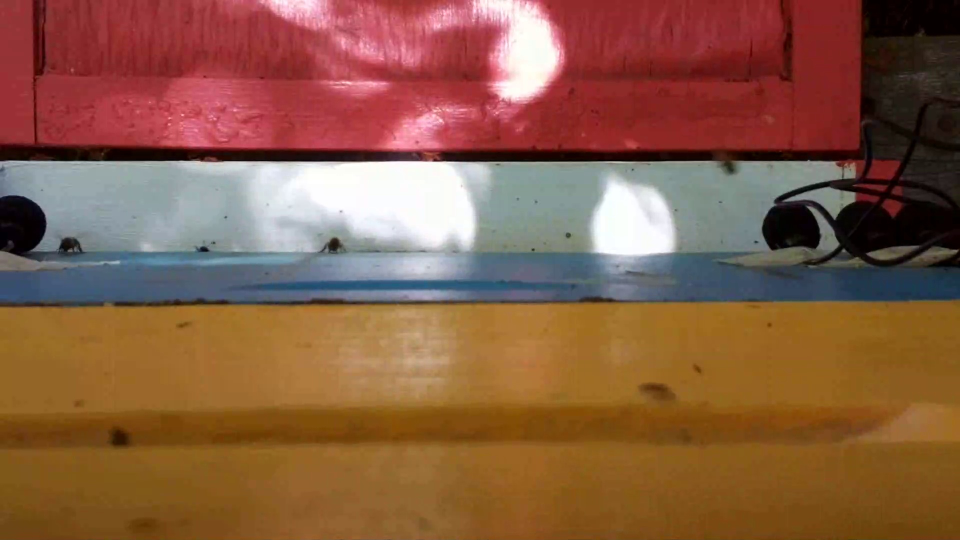
#> input picture Test_frames_5/test_frame_11.jpg, 1920 x 1080 px, given in place of the camera (shown at 1/2 size)
$ python Live_Camera_Recording.py
#> lines starting #> are read from the running program, lines starting #| are printed output that depends on the picture
from __future__ import division
from imutils.video import VideoStream
import argparse
import datetime
import imutils
import time
import cv2
import numpy as np
import math
from random import randint

# define a function that takes input from the mouse to generate a masked area
def click_and_crop(event, x, y, flags, param):
    # grab references to the global variables
    global refPt, cropping

    # if the left mouse button was clicked, record the starting
    # (x, y) coordinates and indicate that cropping is being
    # performed
    if event == cv2.EVENT_LBUTTONDOWN:
        refPt = [(x, y)]
        cropping = True

    # check to see if the left mouse button was released
    elif event == cv2.EVENT_LBUTTONUP:
        # record the ending (x, y) coordinates and indicate that
        # the cropping operation is finished
        refPt.append((x, y))
        cropping = False

        # draw a rectangle around the region of interest
        cv2.rectangle(ref, refPt[0], refPt[1], (0, 255, 0), 2)


vs = cv2.VideoCapture(0)
vid_cod = cv2.VideoWriter_fourcc(*'mp4v')
output = cv2.VideoWriter("cam_video.mp4", vid_cod, 20.0, (640, 480))

# initialize the reference frame in the video stream
global firstFrame
firstFrame = None

ret, frame = vs.read()
#> frame is the input picture: shape (1080, 1920, 3); mean B, G, R 68.2, 92.2, 135.9
blur_kernel = 25  # in pixels
frame = imutils.resize(frame, width=500)
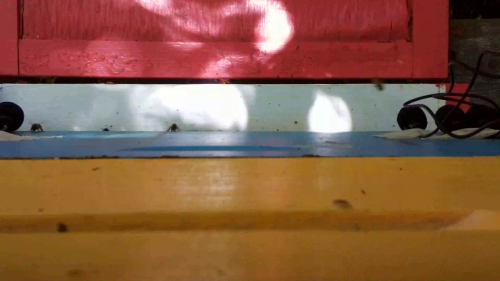
#> frame: shape (281, 500, 3); mean B, G, R 68.2, 92.2, 135.9
gray = cv2.cvtColor(frame, cv2.COLOR_BGR2GRAY)
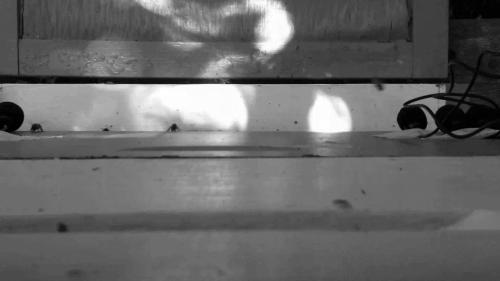
#> gray: shape (281, 500); min 0, max 255, mean 102.5
gray = cv2.GaussianBlur(gray, (blur_kernel, blur_kernel), 0)
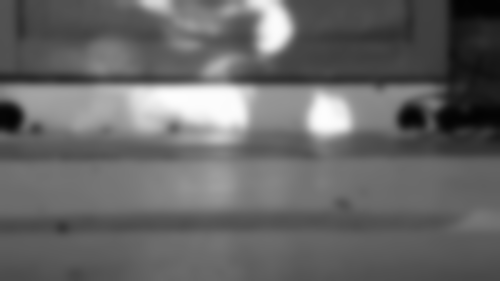
#> gray: shape (281, 500); min 3, max 253, mean 102.5

# if the first frame is None, initialize it
if firstFrame is None:
    ref = gray
    firstFrame = gray
    cv2.imshow("Reference", frame) #Uncomment if you need to redefine a reference image.
    cv2.imwrite("Reference.jpg", frame)
    ref = cv2.imread("Reference.jpg")
    clone = ref.copy()
    cv2.namedWindow("Reference")
    #set a callback to actually input the mask dimensions
    cv2.setMouseCallback("Reference", click_and_crop)

    # keep looping until the 'q' key is pressed
    while True:
        # display the image and wait for a keypress
        cv2.imshow("Reference", ref)
        key = cv2.waitKey(1) & 0xFF
#> (key x is pressed here)

        # if the 'r' key is pressed, reset the cropping region
        if key == ord("r"):
            ref = clone.copy()

        # if the 'c' key is pressed, break from the loop
        elif key == ord("c"):
            # print(refPt)
            global reference_points
            reference_points = refPt
            firstFrame = firstFrame[refPt[0][1]:refPt[1][1], refPt[0][0]:refPt[1][0]]
            break

        # if there are two reference points, then crop the region of interest
        # from the image and display it
    if len(refPt) == 2:
        roi = clone[refPt[0][1]:refPt[1][1], refPt[0][0]:refPt[1][0]]
        cv2.imshow("ROI", roi)
        cv2.waitKey(0)
        cv2.destroyAllWindows()


adaptiveFrame = firstFrame
originalFrame = firstFrame.copy()

#initialize global components
bee = {}
global_counter = 0
colors = {}
status = {}
flow = 0
frame_num = 0
counting = 0
to_pop = {}

z = 0

#set the number of bee detected initially to zero
number_in_image = 0

#initialize a local dictionary that will contain the coordinates of the bees detected on the specific frame
bee_coord = {}


while (True):
    # Capture each frame of webcam video
    ret, frame = vs.read()
    cv2.imshow("My cam video", frame)
    output.write(frame)

    # resize the frame, convert it to grayscale, and blur it
    # the size of the blurring kernel is a parameter that affects the results
    blur_kernel = 25  # in pixels
    frame = imutils.resize(frame, width=500)
    frame = frame[refPt[0][1]:refPt[1][1], refPt[0][0]:refPt[1][0]]
    gray = cv2.cvtColor(frame, cv2.COLOR_BGR2GRAY)
    gray = cv2.GaussianBlur(gray, (blur_kernel, blur_kernel), 0)

    # compute the absolute difference between the current frame and
    # first frame
    frameDelta = cv2.absdiff(originalFrame, gray)
    thresh = cv2.threshold(frameDelta, 25, 255, cv2.THRESH_BINARY)[1]  # initially 40 #then 25

    frameDelta2 = cv2.absdiff(adaptiveFrame, gray)
    thresh2 = cv2.threshold(frameDelta2, 25, 255, cv2.THRESH_BINARY)[1]

    # dilate the thresholded image to fill in holes, then find contours
    # on thresholded image
    thresh_og = cv2.dilate(thresh, None, iterations=2)
    thresh = cv2.dilate(thresh2, None, iterations=2)
    cnts = cv2.findContours(thresh.copy(), cv2.RETR_EXTERNAL,
                            cv2.CHAIN_APPROX_SIMPLE)
    cnts = imutils.grab_contours(cnts)


    #update adaptiveFrame
    height = adaptiveFrame.shape[0]
    width = adaptiveFrame.shape[1]

    learning_rate = 0.05

    if z % 5 == 0:
        print("Updating the reference")
        for i in range(height-1):
            for j in range(width-1):
                #Change the value of the pixel based on a the simple adapative background
                adaptiveFrame[i,j] = adaptiveFrame[i,j]*(1-learning_rate) + gray[i,j]*learning_rate


    z = z + 1
    # set a counter for indexing coordinates
    count = 0

    # loop over the contours
    for c in cnts:
        #set a default color
        col = (0, 255, 0)
        # if the contour is too small, ignore it
        if cv2.contourArea(c) < 125:
            continue

        #if the contour is too large, ignore it
        if cv2.contourArea(c) > 500: #was 500
            continue

        #else generate a rectangle around it
        (x, y, w, h) = cv2.boundingRect(c)

        #inspect the intensity of the pixels in question
        grayscale = cv2.cvtColor(frame, cv2.COLOR_BGR2GRAY)
        extracted = frame[y:y + h, x:x + w]
        # print("extracted", extracted.shape)

        # We should know analyze the extracted images one by one
        height = extracted.shape[0]
        width = extracted.shape[1]

        #compute the average pixel value in grayscale
        average = 0
        for i in range(width - 1):
            for j in range(height - 1):
                average = average + grayscale[j, i]

        average = average / (width * height)

        #compute the average blue pixel value
        blue = extracted[:,:,1]
        blue_average = 0
        for i in range(width - 1):
            for j in range(height - 1):
                blue_average = blue_average + blue[j, i]

        #filter high intensity pixels which would represent changes in lighting conditions
        if (average < 150):  # reject high pixel values as bees and high blue values

            # cv2.imwrite("/home/karim/Desktop/BEE/CODE/Detection_image/motion_{}.jpg".format(count), extracted)
            # append the coordinates to the array bee_coord
            center_x = x + w / 2
            center_y = y + h / 2

            #add the number of bees within the image
            number_in_image += 1


            #append the x,y coordinates to the list of coordinates of the current frame
            bee_coord["{}".format(count)] = [center_x,center_y]

            #uncomment for debugging
            #print("the coordinates of the particle are ", x + w / 2, " and ", y + h / 2)

            #we should now operate on that detected pixel
            #define a global index
            index = -999
            threshold = 30 #in pixels
            #look if the global bee dictionary is empty
            if frame_num ==0:
                #generate new instances directly
                bee["{}".format(global_counter)] = [[center_x, center_y]]
                global_counter += 1

            else:
                #look into previous coordinates to look for corresponding object
                for key, coord in bee.items():

                    #add a case in which the logs include more than a datalog we can then predict the future location of the bee


                    #this is valid only for the case in which only a single datalog is available for the object
                    #look at the last component of coord
                    #extract the x and y coordinates
                    x1 = coord[-1][0]
                    y1 = coord[-1][1]
                    #generate a temporary list
                    #compute a radius vector
                    radius = math.sqrt((x1-center_x)**2+(y1-center_y)**2)
                    #check if the component is near the previous coordinates they correspond


                    if radius < threshold:
                        threshold = radius
                        index = key

                if index == -999:
                    #there is no previous component near the current bee
                    #add a new bee component to the list
                    bee["{}".format(global_counter)] = [[center_x,center_y]]
                    global_counter += 1
                    col = (0, 255, 0)

                if index != -999:
                    #we have found a previous match at the location "index"
                    #append the new coordinates to that key
                    coordinate_list = bee["{}".format(index)]
                    coordinate_list.append([center_x, center_y])
                    col = colors["{}".format(index)]
                    status["{}".format(index)] = "present"
                    #notify if the bee match corresponds to a missing be

                    if index in to_pop:
                        #print(index, "belongs to the to_pop, bee was lost and is now found")
                        #remove the ID from the to_pop
                        to_pop.pop("{}".format(index))


            cv2.rectangle(frame, (x, y), (x + w, y + h), col, 2)
            # increase the local counter by 1
            count = count + 1


    # generate a copy of the dictionary to include the colors of each object
    for k in bee:
        h = int(k)
        B = 40 + (h * 50)
        G = 20 + (h * 75)
        R = 60 + (h * 80)
        colors["{}".format(k)] = (B % 255, G % 255, R % 255)

    #print("the status of bees",status)
    #print("the number of bees in the frame",number_in_image)
    #print(bee)
    #inspect the status of each bee component in order to update the flow parameter

    pop = []
    shape = frame.shape
    ylow = 0
    yhigh = shape[0]
    boundary_thresh = 0.15*(yhigh-ylow) #within 12 percent of the edges
    #print("boundary tresh", boundary_thresh)
    max_misses = 7
    #print("ylow is", ylow)
    #print("yhigh is", yhigh)
    #print(counting)
    counting = counting + 1
    for k in status:
            if (status["{}".format(k)] == "absent"):
                    print("lost one bee")
                #might want to add a condition that the last coordinates be next to the edges
                 #can't predict the flow if it only appears in a single frame
                    #look at the last pair of coordinates
                    x2 = bee["{}".format(k)][-1][0]
                    y2 = bee["{}".format(k)][-1][1]
                    #print("y2 is", y2)
                    #look at the y coordinates, if they are next to the borders continue
                    #else this is a missing bee we should be flexible and wait for the next frame
                    if abs(y2 - ylow) < boundary_thresh or abs(y2 - yhigh) < boundary_thresh:
                        #print("within the applied boundaries")
                        if (len(bee["{}".format(k)]) >= 2): #It has two points at least and is within the boundary
                            #print("it has atleast two coordinates")
                            x1 = bee["{}".format(k)][-2][0]
                            y1 = bee["{}".format(k)][-2][1]
                            #look at the difference between the y components to assess if in or out
                            vector = y2 - y1
                            if vector > 0: #which means that the bee got into the hive
                                flow -= 1
                                #print("the net flow is {}".format(flow))
                            else: #which means that the bee got out of the hive
                                flow += 1
                                #print("the net flow is {}".format(flow))
                            #generate a list of the keys to pop
                            pop.append(k)
                        else: #Only have a single value but within boundary. Assume it missing might find it later on
                            #print("Absent and has a single coordinate, allow for a miss !")
                            # pop.append(k) #might want to keep the lost bee for other frames
                            print(k, "has only one coordinate and is added to the potential misses")
                            if k in to_pop:  # if the bee is already present
                                # update the counter
                                to_pop["{}".format(k)] += 1
                                #print(k, " has history, updating it to ", to_pop["{}".format(k)])
                            else:  # add it to the to_pop dictionary
                                to_pop["{}".format(k)] = 1
                                #print("Adding", k, "to the to_pop list for the first time")

                    else: #If it is not within the boundaries it must be missing
                        print(k, "not within the boundaries must be added to the missing")
                        #print("Absent but not within the boundaries, allow for a miss !")
                        #pop.append(k) #might want to keep the lost bee for other frames
                        if k in to_pop: #if the bee is already present
                            #update the counter
                            to_pop["{}".format(k)] += 1
                            #print(k, " has history, updating it to ", to_pop["{}".format(k)])
                        else: #add it to the to_pop dictionary
                            to_pop["{}".format(k)] = 1
                            #print("Adding", k, "to the to_pop list for the first time")


    for p, cnt in to_pop.items():
        if cnt >= max_misses:
            print(p, "has been missing for", cnt," long time, removing the object's ID from the logfile")
            pop.append(p)
            to_pop.pop("{}".format(p)) #move it to pop

    print("bee", bee)
    print("pop", pop)
    print("status",status)
    #remove this object from the list
    for q in pop:
        #if the ID is present in pop it has to be removed from the logs such as colors, bee and status
            bee.pop("{}".format(q))
            status.pop("{}".format(q))
            colors.pop("{}".format(q))


    #reset the status of the bees to absent
    for k in bee:
        status["{}".format(k)] = "absent"

    # show the frame and record if the user presses a key
    cv2.imshow("Entrance Feed", frame)
    cv2.imshow("Thresh", thresh)
    cv2.imshow("Thresh_OG", thresh_og)
    cv2.imshow("Frame Delta", frameDelta)
    cv2.imshow("ref",firstFrame)

    # Close and break the loop after pressing "x" key
    if cv2.waitKey(1) & 0XFF == ord('x'):
        break

# close the already opened camera
vs.release()
# close the already opened file
output.release()
# close the window and de-allocate any associated memory usage
cv2.destroyAllWindows()
